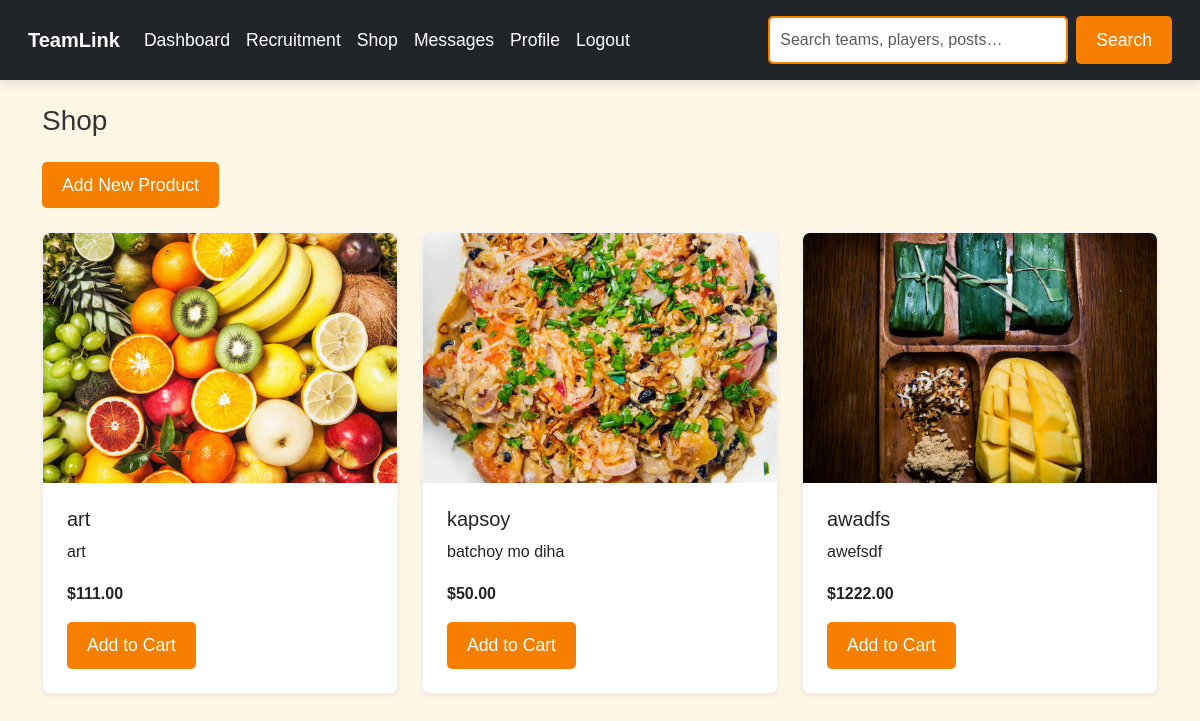
The page /shop.php on the database its author committed.
### tables this page shows
CREATE TABLE `products` (
  `id` int(11) NOT NULL,
  `product_name` varchar(255) DEFAULT NULL,
  `description` text DEFAULT NULL,
  `price` decimal(10,2) DEFAULT NULL,
  `stock_quantity` int(11) DEFAULT NULL,
  `user_id` int(11) NOT NULL,
  `image` varchar(255) DEFAULT NULL
);

### shop.php (the view, shortened to what this page needs)
<?php
include 'includes/db.php';
$stmt = $conn->prepare("SELECT * FROM products");
$stmt->execute();
$products = $stmt->get_result();
?>
<!DOCTYPE html>
<html lang="en">
<head>
  <link rel="stylesheet" href="https://cdn.jsdelivr.net/npm/bootstrap@5.3.3/dist/css/bootstrap.min.css">
</head>
<body>
<?php include 'includes/header.php'; ?>
<div class="container mt-4">
  <h3 class="mb-4">Shop</h3>
  <a href="add_product.php" class="btn btn-primary mb-4">Add New Product</a>
  <div class="row">
    <?php while ($product = $products->fetch_assoc()): ?>
      <div class="col-md-4">
        <div class="card mb-4 shadow-sm">
          <img src="uploads/products/<?= htmlspecialchars($product['image']) ?>"
               class="card-img-top"
               alt="<?= htmlspecialchars($product['product_name']) ?>"
               style="height: 250px; object-fit: cover;">
          <div class="card-body">
            <h5 class="card-title"><?= htmlspecialchars($product['product_name']) ?></h5>
            <p class="card-text"><?= htmlspecialchars($product['description']) ?></p>
            <p class="card-text"><strong>$<?= htmlspecialchars($product['price']) ?></strong></p>
            <a href="cart.php?add=<?= $product['id'] ?>" class="btn btn-success">Add to Cart</a>
          </div>
        </div>
      </div>
    <?php endwhile; ?>
  </div>
</div>
</body>
</html>

### includes/header.php (shortened to what this page needs)
<!DOCTYPE html>
<html lang="en">
<head>
  <link href="https://cdn.jsdelivr.net/npm/bootstrap@5.3.3/dist/css/bootstrap.min.css" rel="stylesheet">
  <link href="css/styles.css" rel="stylesheet">
</head>
<body>
<nav class="navbar navbar-expand-lg navbar-dark bg-dark">
  <div class="container-fluid">
    <a class="navbar-brand" href="index.php">TeamLink</a>
    <div class="collapse navbar-collapse" id="navbarNav">
      <ul class="navbar-nav">
        <li class="nav-item">
          <a class="nav-link" href="dashboard.php">Dashboard</a>
        </li>
        <li class="nav-item">
          <a class="nav-link" href="recruitment.php">Recruitment</a>
        </li>
        <li class="nav-item">
          <a class="nav-link" href="shop.php">Shop</a>
        </li>
        <li class="nav-item">
          <a class="nav-link" href="messages.php">Messages</a>
        </li>
        <li class="nav-item">
          <a class="nav-link" href="profile.php">Profile</a>
        </li>
        <li class="nav-item">
          <a class="nav-link" href="logout.php">Logout</a>
        </li>
      </ul>
      <form class="d-flex ms-auto" action="search.php" method="GET">
        <input class="form-control me-2" type="search" name="q"
               placeholder="Search teams, players, posts…" aria-label="Search">
        <button class="btn btn-outline-light" type="submit">Search</button>
      </form>
    </div>
  </div>
</nav>

### css/styles.css (style rules this page uses)
* { margin: 0; padding: 0; box-sizing: border-box; }
body { font-family: Arial, sans-serif; background-color: #fff7e6; color: #333; line-height: 1.6; }
.navbar { background-color: #f77f00; padding: 1rem; box-shadow: 0 4px 10px rgba(0, 0, 0, 0.1); }
.navbar .navbar-brand { color: #fff; font-weight: bold; }
.navbar .nav-link { color: #fff; font-size: 1.1rem; padding: 0.5rem 1rem; transition: background-color 0.3s ease; }
.btn { background-color: #f77f00; color: white; border: none; padding: 10px 20px; border-radius: 5px; font-size: 1.1rem; transition: background-color 0.3s ease; }
.form-control { border-radius: 5px; border: 1px solid #f77f00; padding: 10px; font-size: 1rem; }
.card { background-color: #fff; border-radius: 8px; box-shadow: 0 4px 10px rgba(0, 0, 0, 0.1); overflow: hidden; border: 1px solid #f2f2f2; }
.card-body { padding: 1.5rem; }
.navbar .form-control { width: 300px; border: 2px solid #f77f00; }

### rows shown on the page
products: image (picture), product_name "art", description "art", price "111.00"
products: image (picture), product_name "kapsoy", description "batchoy mo diha", price "50.00"
products: image (picture), product_name "awadfs", description "awefsdf", price "1222.00"
